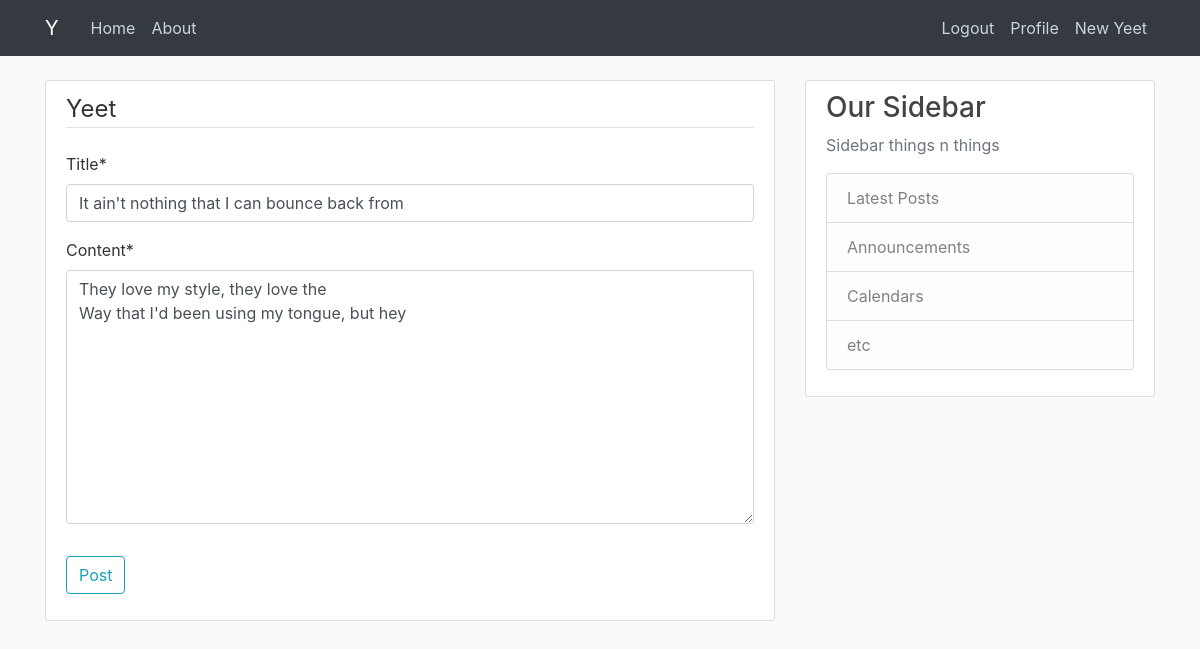
Screenshot of /post/10/update/ (signed in) with the database file from the repository.
### blog/models.py (models this page shows, shortened)
class Post(models.Model):  # basically inheriting from models
    title = models.CharField(max_length=100) # "Character Field". also u can add a bunch of arguments
    content = models.TextField() # A text field is unrestricted text instead of characters
    date_posted = models.DateTimeField(default=timezone.now)  # Selecting the current time
    author = models.ForeignKey(User, on_delete=models.CASCADE)  # If the user gets deleted, delete the post\

### blog/views.py (the view, shortened to what this page needs)
# urls.py: path("post/<int:pk>/update/", PostUpdateView.as_view(), name="post-update"),
class PostUpdateView(LoginRequiredMixin, UserPassesTestMixin, UpdateView): # whenever we add the test mixin you have to write the test function it runs
    success_url = "/"
    model = Post
    fields = ['title','content']
    def test_func(self):
        post = self.get_object()
        if self.request.user == post.author:
            return True
        return False

### blog/templates/blog/post_form.html (shortened to what this page needs)
{% extends "blog/base.html" %}
{% load crispy_forms_tags %}
{% block content %}
<div class="content-section">
    <form method="POST">
        <fieldset class="form-group">
            <legend class="border-bottom mb-4">
                Yeet
            </legend>
            {{ form|crispy }}
        </fieldset>
        <div class="form-group">
            <button class="btn btn-outline-info" type="submit">
                Post
            </button>
        </div>
    </form>
</div>
{% endblock content %}

### blog/static/blog/main.css (style rules this page uses)
body { background: #fafafa; color: #333333; margin-top: 5rem; }
.content-section { background: #ffffff; padding: 10px 20px; border: 1px solid #dddddd; border-radius: 3px; margin-bottom: 20px; }

### rows the page displays
Post: title "It ain't nothing that I can bounce back from", content "They love my style, they love the Way that I'd been using my tongue, but hey"
